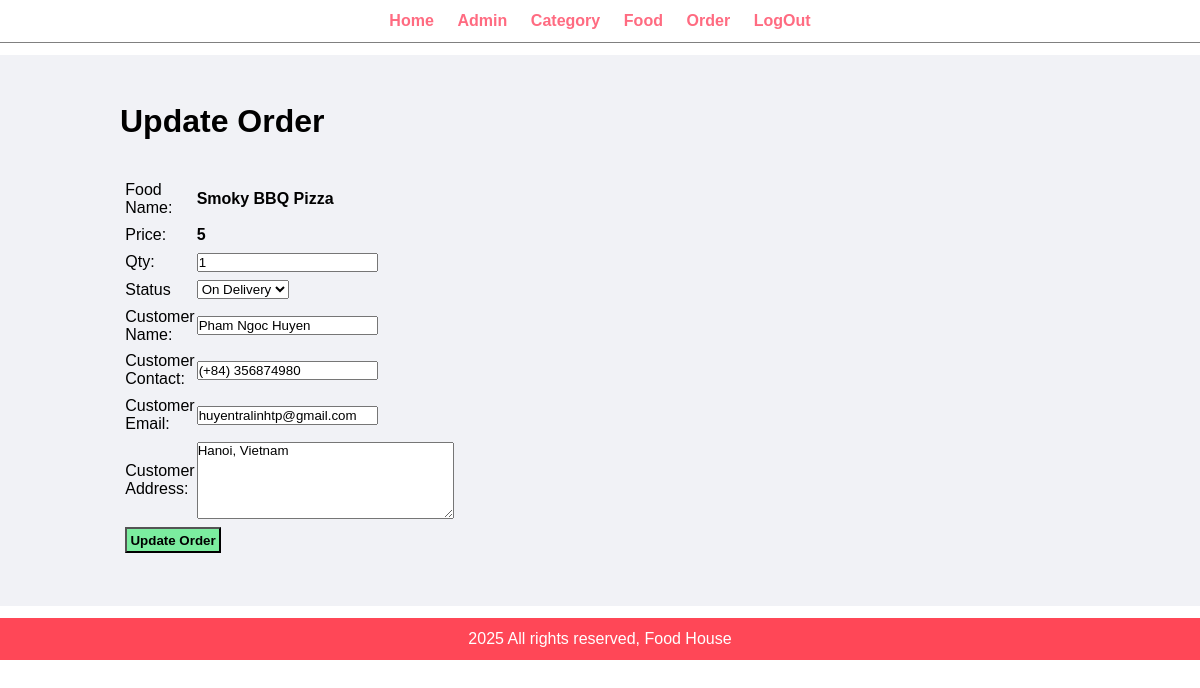
The page /admin/update-order.php?id=1 (signed in) on the database its author committed.
### tables this page shows
CREATE TABLE `tbl_order` (
  `id` int(10) UNSIGNED NOT NULL,
  `food` varchar(150) NOT NULL,
  `price` decimal(10,0) NOT NULL,
  `qty` int(11) NOT NULL,
  `total` decimal(10,0) NOT NULL,
  `order_date` datetime NOT NULL,
  `status` varchar(50) NOT NULL,
  `customer_name` varchar(150) NOT NULL,
  `customer_contact` varchar(20) NOT NULL,
  `customer_email` varchar(150) NOT NULL,
  `customer_address` varchar(255) NOT NULL
);

### admin/update-order.php (the view, shortened to what this page needs)
<?php include('partials/menu.php'); ?>
<div class="main-content">
    <div class="wrapper">
        <h1>Update Order</h1>
        <br><br>
        <?php
        $id = $_GET['id'];
        $sql = "SELECT * FROM tbl_order WHERE id = ?";
        $stmt = mysqli_prepare($conn, $sql);
        mysqli_stmt_bind_param($stmt, "i", $id);
        mysqli_stmt_execute($stmt);
        $res = mysqli_stmt_get_result($stmt);
        if ($res && mysqli_num_rows($res) == 1) {
            $row = mysqli_fetch_assoc($res);
            $food = $row['food'];
            $price = $row['price'];
            $qty = $row['qty'];
            $status = $row['status'];
            $customer_name = $row['customer_name'];
            $customer_contact = $row['customer_contact'];
            $customer_email = $row['customer_email'];
            $customer_address = $row['customer_address'];
        } else {
            $_SESSION['error'] = "<div class='error'>Không tìm thấy đơn hàng.</div>";
            header('location: ' . SITEURL . 'admin/manage-order.php');
            exit();
        }
        ?>
        <form action="" method="POST">
            <table class="tbl-30">
                <tr>
                    <td>Food Name: </td>
                    <td>
                        <b><?php echo htmlspecialchars($food); ?></b>
                    </td>
                </tr>
                <tr>
                    <td>Price:</td>
                    <td><b><?php echo htmlspecialchars($price); ?></b></td>
                </tr>
                <tr>
                    <td>Qty:</td>
                    <td>
                        <input type="number" name="qty" value="<?php echo htmlspecialchars($qty); ?>" min="1" required>
                    </td>
                </tr>
                <tr>
                    <td>Status</td>
                    <td>
                        <select name="status">
                            <option value="On Delivery" <?php if ($status == "On Delivery") echo "selected"; ?>>On Delivery</option>
                        </select>
                    </td>
                </tr>
                <tr>
                    <td>Customer Name: </td>
                    <td>
                        <input type="text" name="customer_name" value="<?php echo htmlspecialchars($customer_name); ?>" required>
                    </td>
                </tr>
                <tr>
                    <td>Customer Contact: </td>
                    <td>
                        <input type="text" name="customer_contact" value="<?php echo htmlspecialchars($customer_contact); ?>" required>
                    </td>
                </tr>
                <tr>
                    <td>Customer Email: </td>
                    <td>
                        <input type="email" name="customer_email" value="<?php echo htmlspecialchars($customer_email); ?>" required>
                    </td>
                </tr>
                <tr>
                    <td>Customer Address: </td>
                    <td>
                        <textarea name="customer_address" cols="30" rows="5" required><?php echo htmlspecialchars($customer_address); ?></textarea>
                    </td>
                </tr>
                <tr>
                    <td colspan="2">
                        <input type="submit" name="submit" value="Update Order" class="btn-secondary">
                    </td>
                </tr>
            </table>
        </form>
    </div>
</div>
<?php include('partials/footer.php'); ?>

### css/admin.css (style rules this page uses)
* { margin: 0; padding: 0; font-family: Arial, Helvetica, sans-serif; }
.wrapper { padding: 1%; width: 80%; margin: 0 auto; }
.tbl-30 { width: 30%; }
table tr td { padding: 1%; }
.btn-secondary { background-color: #7bed9f; padding: 1%; color: black; text-decoration: none; font-weight: bold; }
.main-content { margin: 1% 0; background-color: #f1f2f6; padding: 3% 0; }

### rows shown on the page
tbl_order: food "Smoky BBQ Pizza", price "5", qty "1", status "On Delivery", customer_name "Pham Ngoc Huyen", customer_contact "(+84) 356874980", customer_email "huyentralinhtp@gmail.com", customer_address "Hanoi, Vietnam"
